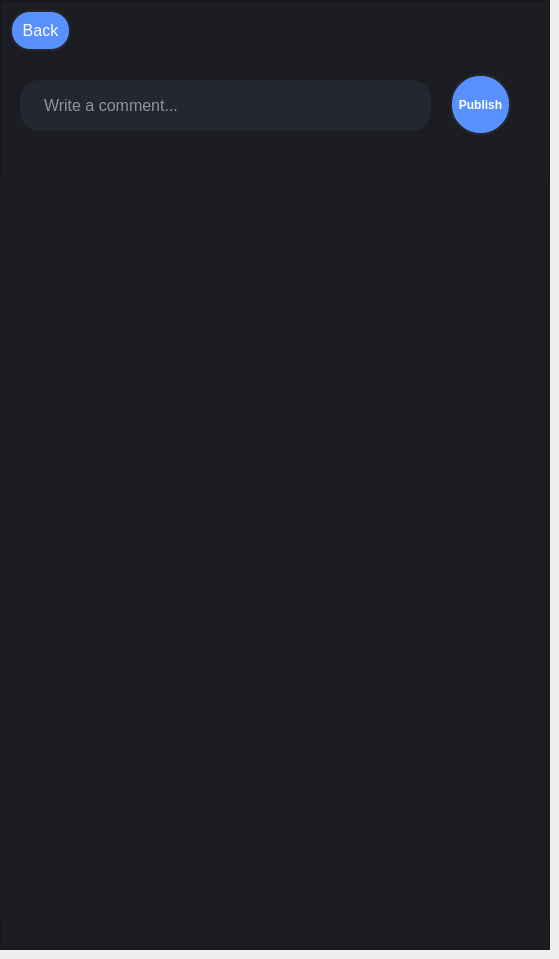
    <widget class="QWidget" name="page3">
     <widget class="QFrame" name="frame_4">
      <property name="geometry">
       <rect>
        <x>0</x>
        <y>0</y>
        <width>550</width>
        <height>950</height>
       </rect>
      </property>
      <property name="font">
       <font>
        <stylestrategy>PreferDefault</stylestrategy>
       </font>
      </property>
      <property name="styleSheet">
       <string notr="true">QFrame
{
background-color: rgb(27, 29, 35);
}</string>
      </property>
      <property name="frameShape">
       <enum>QFrame::StyledPanel</enum>
      </property>
      <property name="frameShadow">
       <enum>QFrame::Raised</enum>
      </property>
      <widget class="QPushButton" name="backoncommentpage">
       <property name="geometry">
        <rect>
         <x>10</x>
         <y>10</y>
         <width>61</width>
         <height>41</height>
        </rect>
       </property>
       <property name="font">
        <font>
         <pointsize>12</pointsize>
        </font>
       </property>
       <property name="styleSheet">
        <string notr="true">QPushButton
{
background-color: rgb(88, 144, 255);
border:2px solid rgb(37,39,48);
border-radius:20px;
color:#fff;
}
QPushButton:hover
{
background-color: rgb(47, 116, 251);
}</string>
       </property>
       <property name="text">
        <string>Back</string>
       </property>
      </widget>
      <widget class="QScrollArea" name="scrollArea_7">
       <property name="geometry">
        <rect>
         <x>0</x>
         <y>180</y>
         <width>551</width>
         <height>741</height>
        </rect>
       </property>
       <property name="sizePolicy">
        <sizepolicy hsizetype="Expanding" vsizetype="Fixed">
         <horstretch>0</horstretch>
         <verstretch>0</verstretch>
        </sizepolicy>
       </property>
       <property name="minimumSize">
        <size>
         <width>0</width>
         <height>100</height>
        </size>
       </property>
       <property name="styleSheet">
        <string notr="true">QScrollArea
{
background-color: rgb(27, 29, 35);
border:0px;
}</string>
       </property>
       <property name="widgetResizable">
        <bool>true</bool>
       </property>
       <widget class="QWidget" name="scrollareapostscomments">
        <property name="geometry">
         <rect>
          <x>0</x>
          <y>0</y>
          <width>551</width>
          <height>741</height>
         </rect>
        </property>
        <property name="styleSheet">
         <string notr="true">QWidget
{
background-color: rgb(27, 29, 35);
}</string>
        </property>
        <layout class="QVBoxLayout" name="verticalLayout_7"/>
       </widget>
      </widget>
      <widget class="QPushButton" name="publishbuttoncomment">
       <property name="geometry">
        <rect>
         <x>450</x>
         <y>74</y>
         <width>61</width>
         <height>61</height>
        </rect>
       </property>
       <property name="font">
        <font>
         <bold>true</bold>
        </font>
       </property>
       <property name="styleSheet">
        <string notr="true">QPushButton
{
background-color: rgb(88, 144, 255);
border:2px solid rgb(37,39,48);
border-radius:30px;
color:#fff;
}
QPushButton:hover
{
background-color: rgb(47, 116, 251);
}</string>
       </property>
       <property name="text">
        <string>Publish</string>
       </property>
      </widget>
      <widget class="QLineEdit" name="commenttextbox">
       <property name="geometry">
        <rect>
         <x>20</x>
         <y>80</y>
         <width>411</width>
         <height>51</height>
        </rect>
       </property>
       <property name="font">
        <font>
         <pointsize>12</pointsize>
         <italic>false</italic>
         <bold>false</bold>
         <underline>false</underline>
         <strikeout>false</strikeout>
         <stylestrategy>PreferDefault</stylestrategy>
        </font>
       </property>
       <property name="autoFillBackground">
        <bool>false</bool>
       </property>
       <property name="styleSheet">
        <string notr="true">QLineEdit
{
background-color: rgb(37, 39, 48);
border:2px solid rgb(37,39,48);
border-radius:20px;
padding-left:20px;
color:#fff;
padding-right:20px;
}
QLineEdit:hover
{
border:2px solid rgb(48,50,62);
}
QLineEdit:focus
{
border:2px solid rgb(85,170,255);
background-color:rgb(43,45,56);
}</string>
       </property>
       <property name="text">
        <string/>
       </property>
       <property name="echoMode">
        <enum>QLineEdit::Normal</enum>
       </property>
       <property name="placeholderText">
        <string>Write a comment...</string>
       </property>
      </widget>
     </widget>
    </widget>
